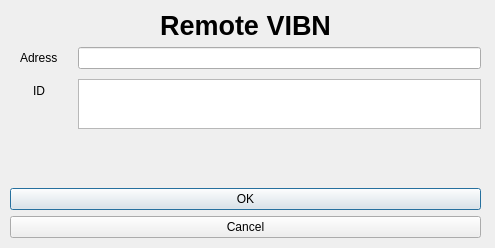
<?xml version="1.0" encoding="UTF-8"?>
<ui version="4.0">
 <class>LoginDialog</class>
 <widget class="QDialog" name="LoginDialog">
  <property name="geometry">
   <rect>
    <x>0</x>
    <y>0</y>
    <width>495</width>
    <height>248</height>
   </rect>
  </property>
  <property name="windowTitle">
   <string>Dialog</string>
  </property>
  <widget class="QWidget" name="verticalLayoutWidget">
   <property name="geometry">
    <rect>
     <x>10</x>
     <y>10</y>
     <width>471</width>
     <height>231</height>
    </rect>
   </property>
   <layout class="QVBoxLayout" name="verticalLayout">
    <item>
     <widget class="QLabel" name="label">
      <property name="font">
       <font>
        <pointsize>20</pointsize>
        <bold>true</bold>
       </font>
      </property>
      <property name="text">
       <string>Remote VIBN</string>
      </property>
      <property name="alignment">
       <set>Qt::AlignCenter</set>
      </property>
     </widget>
    </item>
    <item>
     <layout class="QFormLayout" name="formLayout">
      <property name="sizeConstraint">
       <enum>QLayout::SetDefaultConstraint</enum>
      </property>
      <property name="fieldGrowthPolicy">
       <enum>QFormLayout::AllNonFixedFieldsGrow</enum>
      </property>
      <property name="labelAlignment">
       <set>Qt::AlignCenter</set>
      </property>
      <property name="formAlignment">
       <set>Qt::AlignLeading|Qt::AlignLeft|Qt::AlignTop</set>
      </property>
      <property name="horizontalSpacing">
       <number>20</number>
      </property>
      <property name="verticalSpacing">
       <number>10</number>
      </property>
      <property name="leftMargin">
       <number>10</number>
      </property>
      <property name="topMargin">
       <number>0</number>
      </property>
      <property name="bottomMargin">
       <number>0</number>
      </property>
      <item row="1" column="1">
       <widget class="QTextEdit" name="textEdit_2">
        <property name="sizePolicy">
         <sizepolicy hsizetype="Expanding" vsizetype="Fixed">
          <horstretch>0</horstretch>
          <verstretch>0</verstretch>
         </sizepolicy>
        </property>
        <property name="maximumSize">
         <size>
          <width>16777215</width>
          <height>50</height>
         </size>
        </property>
       </widget>
      </item>
      <item row="0" column="1">
       <widget class="QLineEdit" name="lineEdit_2"/>
      </item>
      <item row="0" column="0">
       <widget class="QLabel" name="label_2">
        <property name="text">
         <string>Adress</string>
        </property>
       </widget>
      </item>
      <item row="1" column="0">
       <widget class="QLabel" name="label_3">
        <property name="text">
         <string>ID</string>
        </property>
       </widget>
      </item>
     </layout>
    </item>
    <item>
     <spacer name="verticalSpacer">
      <property name="orientation">
       <enum>Qt::Vertical</enum>
      </property>
      <property name="sizeHint" stdset="0">
       <size>
        <width>20</width>
        <height>10</height>
       </size>
      </property>
     </spacer>
    </item>
    <item>
     <widget class="QDialogButtonBox" name="buttonBox">
      <property name="sizePolicy">
       <sizepolicy hsizetype="Ignored" vsizetype="Expanding">
        <horstretch>0</horstretch>
        <verstretch>0</verstretch>
       </sizepolicy>
      </property>
      <property name="orientation">
       <enum>Qt::Vertical</enum>
      </property>
      <property name="standardButtons">
       <set>QDialogButtonBox::Cancel|QDialogButtonBox::Ok</set>
      </property>
      <property name="centerButtons">
       <bool>false</bool>
      </property>
     </widget>
    </item>
   </layout>
  </widget>
 </widget>
 <resources/>
 <connections>
  <connection>
   <sender>buttonBox</sender>
   <signal>accepted()</signal>
   <receiver>LoginDialog</receiver>
   <slot>accept()</slot>
   <hints>
    <hint type="sourcelabel">
     <x>248</x>
     <y>254</y>
    </hint>
    <hint type="destinationlabel">
     <x>157</x>
     <y>274</y>
    </hint>
   </hints>
  </connection>
  <connection>
   <sender>buttonBox</sender>
   <signal>rejected()</signal>
   <receiver>LoginDialog</receiver>
   <slot>reject()</slot>
   <hints>
    <hint type="sourcelabel">
     <x>316</x>
     <y>260</y>
    </hint>
    <hint type="destinationlabel">
     <x>286</x>
     <y>274</y>
    </hint>
   </hints>
  </connection>
 </connections>
</ui>
